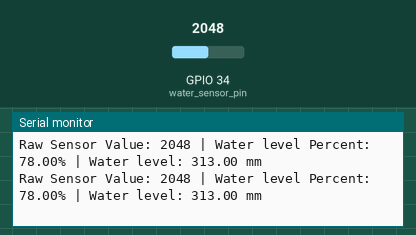
This sketch was run on a simulated ESP32. Shown: the last lines printed to the serial monitor. The inputs (shaded band) are chosen by the test bench; at power-on: GPIO 34 (water_sensor_pin) = 2048.

Above: at 1.8 s.
1.9 s: GPIO 34 (water_sensor_pin) set to 2866
At 2.8 s:
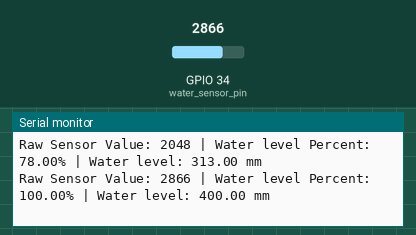
3.4 s: GPIO 34 (water_sensor_pin) set to 3603
At 4.5 s:
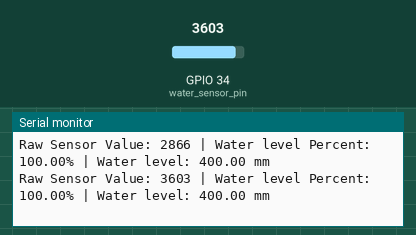
Timing chart, 0 to 6.4 s (numbered marks = the images above; inputs shaded):
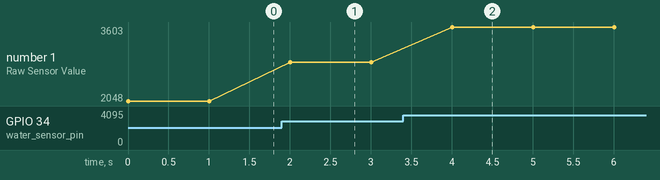

Measured:
- after the input at 1.9 s, the serial monitor: prints a new line after 0.10 s (image 1)
- after the input at 3.4 s, the serial monitor: prints a new line after 0.61 s (image 2)
- plotted number 1: 2048 → 2866 after the input at 1.9 s, 2866 → 3603 after the input at 3.4 s

The sketch:

water-level.ino
```cpp
//Water Level Sensor

// Define the analog pin for the sensor
const int water_sensor_pin = 34; // Using GPIO34 (ADC1 Channel 6)

void setup() {
  // Initialize serial communication
  Serial.begin(115200);
}

void loop() {
  // Read the raw analog value from the sensor
  int sensorValue = analogRead(water_sensor_pin);

  // Convert the raw value to percentage (optional - requires calibration)
  // Assuming 3800 (dry) to 2000 (wet) for demonstration purposes
  /*
    0    to 1300 no water.
    2200 to 4095 overflow (full).
    1900 to 2200 => 0% to 100%
  */

  float level_percentage = map(sensorValue, 1500, 2200, 0, 100);
  level_percentage = constrain(level_percentage, 0, 100);

  // sensor length is 400mm
  float level_mm = map(sensorValue, 1500, 2200, 0, 400);
  level_mm = constrain(level_mm, 0, 400);

  /*
    How to use map() function:
    ==========================
      https://www.arduino.cc/reference/en/language/functions/math/map/
  */


  // Print the raw and percentage values to the Serial Monitor
  Serial.print("Raw Sensor Value: ");
  Serial.print(sensorValue);
  Serial.print(" | Water level Percent: ");
  Serial.print(level_percentage);
  Serial.print("%");
  Serial.print(" | Water level: ");
  Serial.print(level_mm);
  Serial.println(" mm");

  // Wait for 1 second before the next reading
  delay(1000);
}
```
